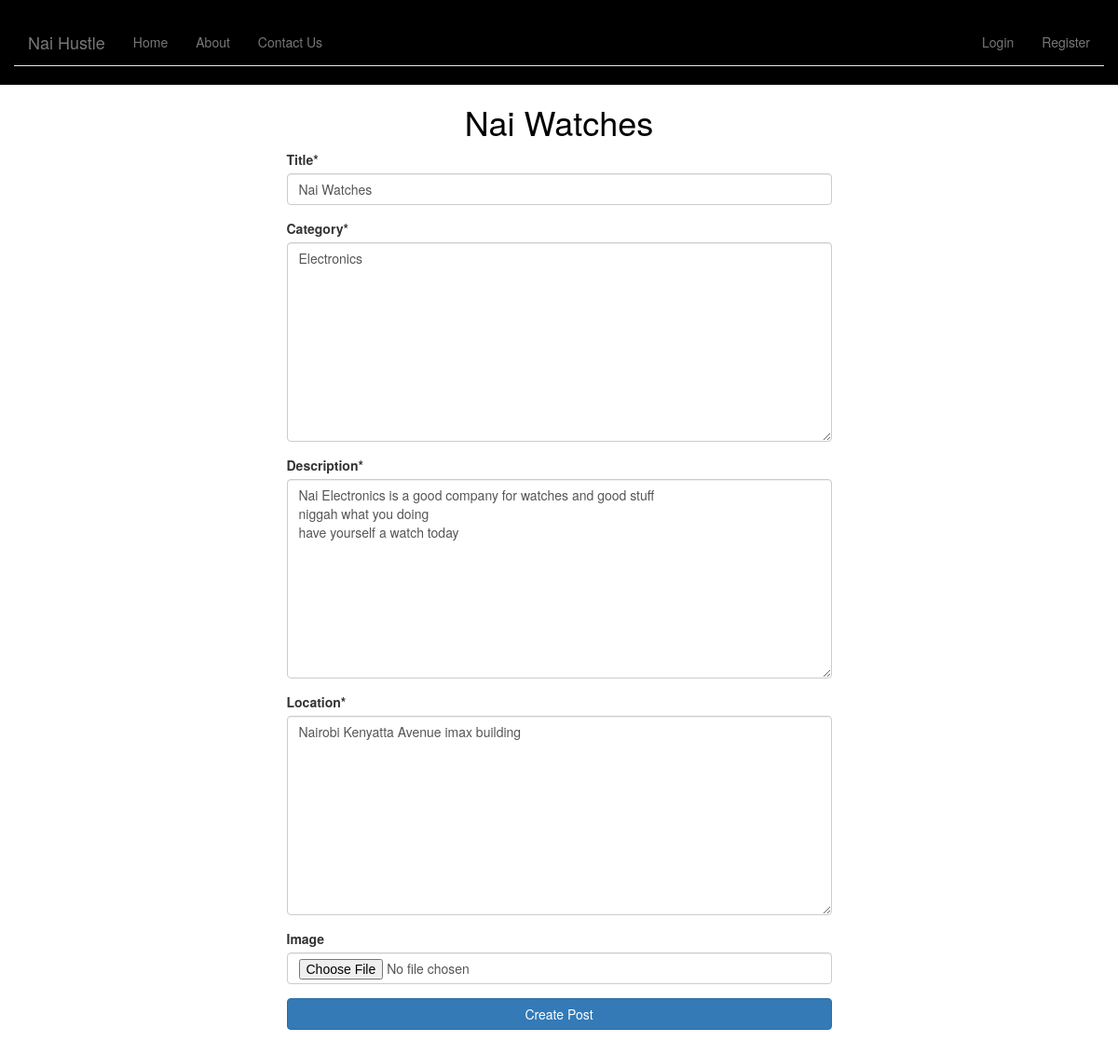
The app's page /23/edit/ with its own data.
### newsletter/models.py (models this page shows, shortened)
class Post(models.Model):
	title=models.CharField(max_length=120)
	image = models.ImageField(null=True, blank=True,
		    width_field="width_field",
		    height_field="height_field")
	height_field= models.IntegerField(default=50)
	width_field= models.IntegerField(default=50)
	category= models.TextField(default='Nai Hustle')
	description = models.TextField(default='watch what you wear')
	location= models.TextField(max_length=120 ,default="Moi avenue Imax Building floor 4 stall 23")
	updated =models.DateTimeField(auto_now=True,auto_now_add=False)
	timestamp= models.DateTimeField(auto_now=False, auto_now_add=True)
	class Meta:
		ordering = ["-timestamp", "-updated"]

### newsletter/views.py (the view)
# urls.py: url(r'^(?P<id>\d+)/edit/$','newsletter.views.post_update', name='update'),
def post_update(request, id=None):
	instance = get_object_or_404(Post, id=id)
	form = PostForm(request.POST or None , request.FILES or None, instance=instance)
	if form.is_valid():
		instance = form.save(commit=False)
		instance.save()
		messages.success(request, "Saved")
		return HttpResponseRedirect(instance.get_absolute_url())
	context={
		"title": instance.title,
		"instance": instance,
		"form": form
	}
	return  render(request, "post_form.html", context)

### newsletter/forms.py (shortened to what this page needs)
class PostForm(forms.ModelForm):
	class Meta:
		model = Post
		fields= 'title', 'category' ,'description', 'location' , 'image',

### templates/post_form.html
{% extends "base.html"%}
{% load crispy_forms_tags  %}
{% load staticfiles %}
{% block content %}
<div class=" container col-sm-6 col-sm-offset-3">
<div class="row ">
<h1 class="text-align-center">{{ title }}</h1>
<form method="POST" action="" enctype="multipart/form-data">{% csrf_token %}
{{ form | crispy }}
<input class="btn btn-primary btn-block" type="submit" value="Create Post " />
</form>
</div>
</div>
{% endblock %}

### static/css/nav-bar-static-top.css (style rules this page uses)
body { min-height: 2000px; }

### static/css/custo.css (style rules this page uses)
.text-align-center { text-align: center; color: black; }

### records on screen
Post: title "Nai Watches", category "Electronics", description "Nai Electronics is a good company for watches and good stuff niggah what you doing have yourself a watch today", location "Nairobi Kenyatta Avenue imax building"
